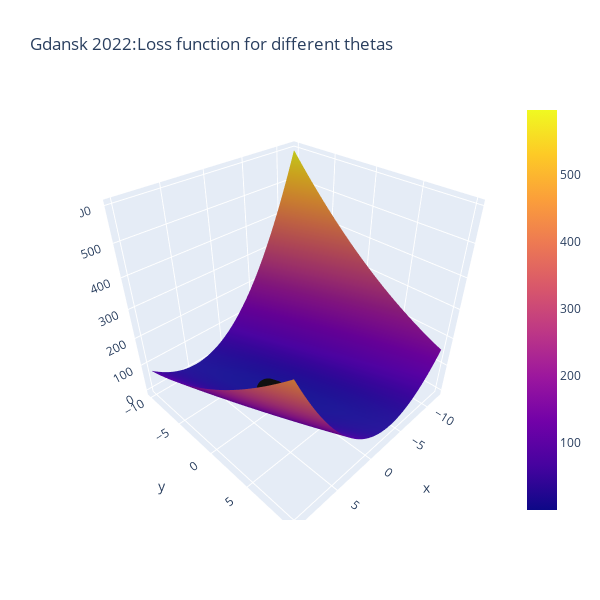

The code cell stored with this chart in its notebook:
### Code cell
#Let's look at the new loss path on the function. It should start much closer to the goal

line_marker = dict(color='#101010', width=2)
fig = go.Figure()
fig.add_surface(x=theta1_vals, y=theta0_vals, z=J_vals)
fig.add_scatter3d(x=theta1_history1, y=theta0_history1, z=J_history1, line=line_marker, name='')
#The below line adds a graph of just the loss over iterations in a 2D plane
plt.plot(theta0_history1, theta1_history1, 'r+');
fig.update_layout(title='Gdansk 2022:Loss function for different thetas', autosize=True,
                  width=600, height=600, xaxis_title='theta0', 
                 yaxis_title='theta1')
fig.show()
